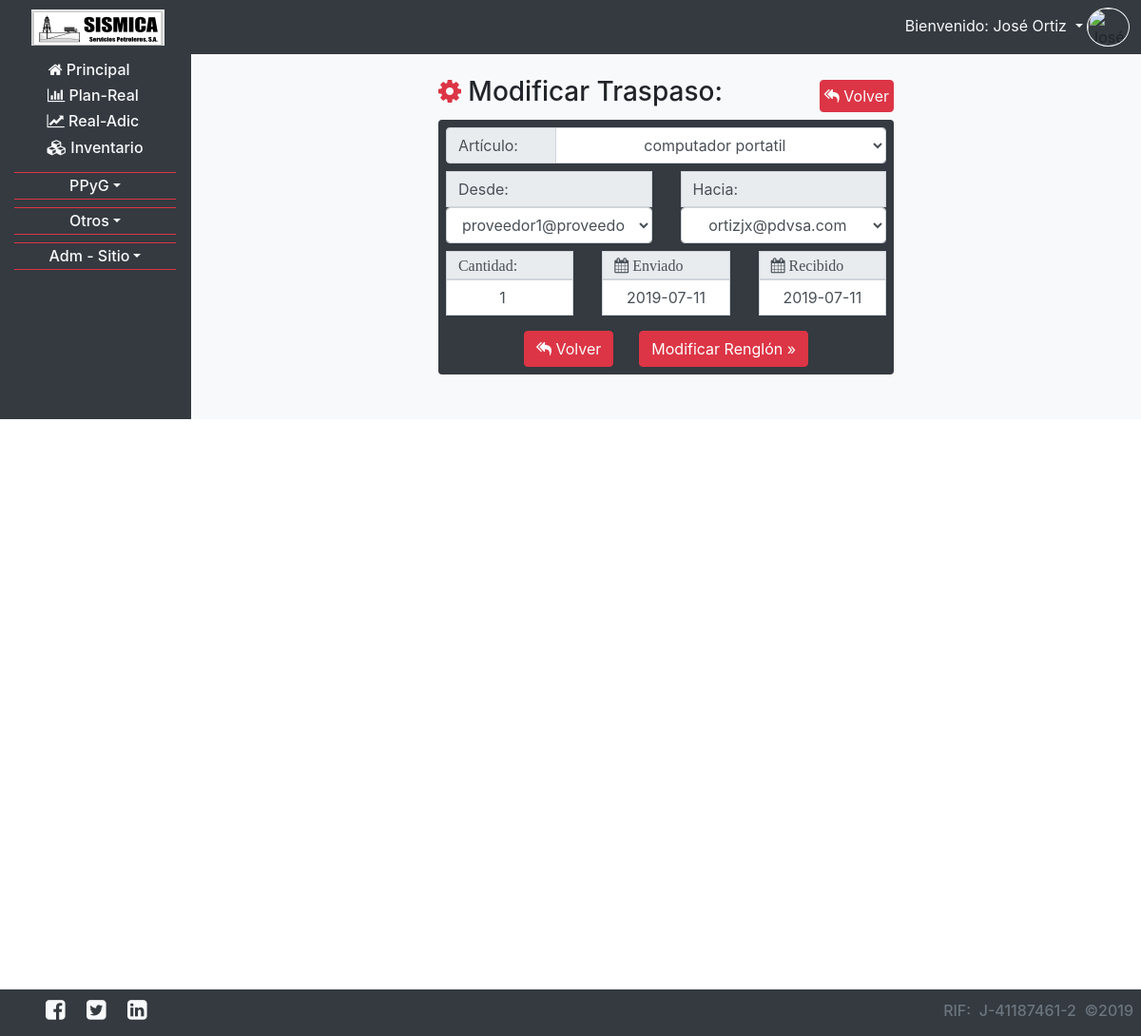
The app's page /CRUD_inv_traspasos.php?NA_Accion=actualizar&NA_Id=1 (signed in) with its own data.
### tables this page shows
CREATE TABLE `usuarios` (
  `ID` int(11) NOT NULL,
  `CEDULA` varchar(20) NOT NULL,
  `CORREO` varchar(200) NOT NULL,
  `CONTRASENA` varchar(200) NOT NULL,
  `NOMBRE` varchar(200) NOT NULL,
  `APELLIDO` varchar(200) NOT NULL,
  `CARGO` varchar(200) NOT NULL,
  `OFICINA` varchar(200) NOT NULL,
  `TELEFONO` varchar(200) NOT NULL,
  `ACTIVO` varchar(20) NOT NULL,
  `FECHA_NACIMIENTO` date NOT NULL,
  `FECHA_INGRESO` date NOT NULL,
  `NUMERO_DE_EMPLEADO` int(11) NOT NULL,
  `CONECTADO` varchar(2) NOT NULL
);

CREATE TABLE `inv_operacion` (
  `ID` int(11) NOT NULL,
  `NOMBRE_ARTICULO` varchar(200) NOT NULL,
  `CORREO_DESDE` varchar(200) NOT NULL,
  `CORREO_HACIA` varchar(200) NOT NULL,
  `CANTIDAD` int(11) NOT NULL,
  `FECHA_ENVIO` date NOT NULL,
  `FECHA_RECIBIDO` date NOT NULL
);

### php_require/obtiene_usuario.php (called while the page is built, shortened)
<?php
$usuario_correo=$_SESSION["usuario"];
$consulta="SELECT
			`usuarios`.`CARGO` AS CARGO,
			`usuarios`.`NOMBRE` AS NOMBRE,
			`usuarios`.`APELLIDO` AS APELLIDO,
			`descripcion_de_cargos`.`TIPO_DEPARTAMENTO` AS TIPO_DEPARTAMENTO,
			`descripcion_de_cargos`.`SUPERVISADO` AS SUPERVISADO,
			`descripcion_de_cargos`.`DEPARTAMENTO` AS DEPARTAMENTO
			FROM `descripcion_de_cargos` INNER JOIN `usuarios` ON
			`descripcion_de_cargos`.`CARGO`=`usuarios`.`CARGO`
			WHERE `usuarios`.`CORREO`='$usuario_correo'";
$resultado=mysqli_query($conexion,$consulta);
while(($fila=mysqli_fetch_array($resultado))==true){
	$usuario_nombre=$fila["NOMBRE"] . " " . $fila["APELLIDO"];
}
?>

### CRUD_inv_traspasos.php (the view, shortened to what this page needs)
<?php
	require ("php_require/conexion.php");
	require("php_require/obtiene_usuario.php");
	$consulta="SELECT * FROM `inv_operacion`";
	$resultados=mysqli_query($conexion,$consulta);
?>
<!doctype html>
<html>
<head>
	<?php require("php_require/head.php"); ?>
</head>
<body>
	<?php require("php_require/nav_usuarios.php") ?>
	<section class="container-fluid px-5 mt-2 mb-5">
		<?php
		if(isset($_GET["NA_Accion"])){
			if($_GET["NA_Accion"]=="insertar"){
		?>
			<div class="col-md-10 col-lg-7 mx-auto">
				<div class="row mt-4 align-items-center">
					<div class="col-md-9 mb-1">
						<h3 class="text-center text-md-left" title="Insertar nueva Transferencia de Material al Sistema de Inventario"><span class="text-danger fa fa-cog fa-spin "></span> Insertar Traspaso:</h3>
					</div>
					<div class="col-md-3 text-center text-md-right mb-1">
						<a href="CRUD_inv_traspasos.php" class="btn btn-danger text-light p-1"><span class="fa fa-reply-all"></span> Volver</a>
					</div>
				</div>
				<form action="CRUD_inv_traspasos.php" method="post" class="text-center bg-dark p-2 rounded">
					<input type="hidden" name="CRUD" id="CRUD" value="C">
					<div class="input-group">
						<div class="input-group-prepend mb-2 w-25">
							<span class="input-group-text w-100">Artículo:</span>
						</div>
						<select name="nombre_articulo" id="nombre_articulo" class="form-control mb-2 text-center" required title="Elija un Artículo" autocomplete="off">
							<option></option>
							<?php
								$consulta_i="SELECT `NOMBRE_ART` FROM `inv_articulos` GROUP BY `NOMBRE_ART` ORDER BY `NOMBRE_ART`";
								$resultados_i=mysqli_query($conexion,$consulta_i);
								$i=0;
								while(($fila_i=mysqli_fetch_array( $resultados_i))==true){
									$datos_i=$fila_i['NOMBRE_ART'];
									echo "<option>$datos_i</option>";
									$i=$i+1;
								}
							?>
						</select>
					</div>
					<div class="row">
						<div class="col-6">
							<span class="input-group-text w-100 rounded-0">Desde:</span>
							<select name="correo_desde" id="correo_desde" class="form-control mb-2 text-center rounded-0" required title="Elija un Correo de Usuario, Cliente o Proveedor que entrega" autocomplete="off">
								<option></option>
								<?php
									$consulta_i="SELECT `CORREO`, `NOMBRE`, `APELLIDO` FROM `usuarios` GROUP BY `CORREO`, `NOMBRE`, `APELLIDO` ORDER BY `NOMBRE`, `APELLIDO`, `CORREO`";
									$resultados_i=mysqli_query($conexion,$consulta_i);
									$i=0;
									while(($fila_i=mysqli_fetch_array( $resultados_i))==true){
										$datos_ii[$i]['NOMBRE']=$fila_i['NOMBRE'];
										$datos_ii[$i]['APELLIDO']=$fila_i['APELLIDO'];
										$datos_ii[$i]['CORREO']=$fila_i['CORREO'];
										echo "<option value='" . $datos_ii[$i]['CORREO'] . "'>" . $datos_ii[$i]['NOMBRE'] . " " . $datos_ii[$i]['APELLIDO'] . "</option>";
										$i=$i+1;
									}
									$consulta_i="SELECT `CORREO`, `NOMBRE_COMPLETO`, `TIPO` FROM `inv_cliente_proveedor` GROUP BY `CORREO`, `NOMBRE_COMPLETO`, `TIPO` ORDER BY `CORREO`, `NOMBRE_COMPLETO`, `TIPO`";
									$resultados_i=mysqli_query($conexion,$consulta_i);
									while(($fila_i=mysqli_fetch_array( $resultados_i))==true){
										$datos_ii[$i]['NOMBRE']=$fila_i['NOMBRE_COMPLETO'];
										$datos_ii[$i]['APELLIDO']=$fila_i['TIPO'];
										$datos_ii[$i]['CORREO']=$fila_i['CORREO'];
										echo "<option value='" . $datos_ii[$i]['CORREO'] . "'>" . $datos_ii[$i]['NOMBRE'] . " " . $datos_ii[$i]['APELLIDO'] . "</option>";
										$i=$i+1;
									}
								?>
							</select>
						</div>
						<div class="col-6">
							<span class="input-group-text w-100 rounded-0">Hacia:</span>
							<select name="correo_hacia" id="correo_hacia" class="form-control mb-2 text-center rounded-0" required title="Elija un Correo de Usuario, Cliente o Proveedor que recibe" autocomplete="off">
								<option></option>
								<?php
									$i=0;
									while(isset($datos_ii[$i]['NOMBRE'])){
										echo "<option value='" . $datos_ii[$i]['CORREO'] . "'>" . $datos_ii[$i]['NOMBRE'] . " " . $datos_ii[$i]['APELLIDO'] . "</option>";
										$i=$i+1;
									}
								?>
							</select>
						</div>
					</div>
					<div class="row">
						<div class="col-4">
							<span class="input-group-text fa w-100 text-left rounded-0">Cantidad:</span>
							<input type="number" class="form-control col mb-2 rounded-0 text-center" name="cantidad" id="cantidad" placeholder="Ctd traspasada" required autocomplete="off" title="introduzca la cantidad de unidades transferidas" min="0">
						</div>
						<div class="col-4">
							<div id="click01" class="input-group date pickers mb-2">
								<span class="input-group-text fa fa-calendar w-100 text-left rounded-0"> Enviado</span>
								<input id="datepicker01" type='text' class="form-control text-center rounded-0" name="fecha_envio" placeholder="(Y-m-d)" required autocomplete="off" title="introduzca la Fecha de Envio del artículo (Y-m-d)">
							</div>
							<script type="text/javascript">
								$('#datepicker01').click(function(){
									Calendar.setup({
										inputField     :    "datepicker01",     // id of the input field
										ifFormat       :    "%Y-%m-%d",      // format of the input field
										button         :    "click01",  // trigger for the calendar (button ID)
										align          :    "Tl",           // alignment (defaults to "Bl")
										singleClick    :    true
									});
								});
							</script>
						</div>
						<div class="col-4">
							<div id="click02" class="input-group date pickers mb-2">
								<span class="input-group-text fa fa-calendar w-100 text-left rounded-0"> Recibido</span>
								<input id="datepicker02" type='text' class="form-control text-center rounded-0" name="fecha_recibido" placeholder="(Y-m-d)" required autocomplete="off" title="introduzca la Fecha de recibido del artículo (Y-m-d)">
							</div>
							<script type="text/javascript">
								$('#datepicker02').click(function(){
									Calendar.setup({
										inputField     :    "datepicker02",     // id of the input field
										ifFormat       :    "%Y-%m-%d",      // format of the input field
										button         :    "click02",  // trigger for the calendar (button ID)
										align          :    "Tl",           // alignment (defaults to "Bl")
										singleClick    :    true
									});
								});
							</script>
						</div>
					</div>
					<div class="m-auto">
						<a href="CRUD_inv_traspasos.php" class="btn btn-danger text-light mt-2"><span class="fa fa-reply-all"></span> Volver</a>&nbsp;&nbsp;&nbsp;&nbsp;&nbsp;&nbsp;<input type="submit" value="Insertar Nuevo Renglón &raquo;" class="btn btn-danger mt-2">
					</div>
				</form>
				<br><br><br><br><br><br>
			</div>
		<?php
			}else if($_GET["NA_Accion"]=="actualizar"){
				$id_a_actualizar=$_GET["NA_Id"];
				$consulta="SELECT * FROM `inv_operacion` WHERE `ID`='$id_a_actualizar'";
				$resultados=mysqli_query($conexion,$consulta);
				while(($fila=mysqli_fetch_array($resultados))==true){
					$datos_a_actualizar['ID']=$fila['ID'];
					$datos_a_actualizar['NOMBRE_ARTICULO']=$fila['NOMBRE_ARTICULO'];
					$datos_a_actualizar['CORREO_DESDE']=$fila['CORREO_DESDE'];
					$datos_a_actualizar['CORREO_HACIA']=$fila['CORREO_HACIA'];
					$datos_a_actualizar['CANTIDAD']=$fila['CANTIDAD'];
					$datos_a_actualizar['FECHA_ENVIO']=$fila['FECHA_ENVIO'];
					$datos_a_actualizar['FECHA_RECIBIDO']=$fila['FECHA_RECIBIDO'];
				}
		?>
			<div class="col-md-10 col-lg-7 mx-auto">
				<div class="row mt-4 align-items-center">
					<div class="col-md-9 mb-1">
						<h3 class="text-center text-md-left" title="Modificar una Transferencia de Material en el Sistema de Inventario"><span class="text-danger fa fa-cog fa-spin "></span> Modificar Traspaso:</h3>
					</div>
					<div class="col-md-3 text-center text-md-right mb-1">
						<a href="CRUD_inv_traspasos.php" class="btn btn-danger text-light p-1"><span class="fa fa-reply-all"></span> Volver</a>
					</div>
				</div>
				<form action="CRUD_inv_traspasos.php" method="post" class="text-center bg-dark p-2 rounded">
					<div class="input-group">
						<div class="input-group-prepend mb-2 w-25">
							<span class="input-group-text w-100">Artículo:</span>
						</div>
						<select name="nombre_articulo" id="nombre_articulo" class="form-control mb-2 text-center" required title="Elija un Artículo" autocomplete="off">
							<option><?php echo $datos_a_actualizar['NOMBRE_ARTICULO']; ?></option>
						</select>
					</div>
					<div class="row">
						<div class="col-6">
							<span class="input-group-text w-100 rounded-0">Desde:</span>
							<select name="correo_desde" id="correo_desde" class="form-control mb-2 text-center" required title="Elija un Correo de Usuario, Cliente o Proveedor que entrega" autocomplete="off">
								<option value="<?php echo $datos_a_actualizar['CORREO_DESDE']; ?>"><?php echo $datos_a_actualizar['CORREO_DESDE']; ?></option>
							</select>
						</div>
						<div class="col-6">
							<span class="input-group-text w-100 rounded-0">Hacia:</span>
							<select name="correo_hacia" id="correo_hacia" class="form-control mb-2 text-center" required title="Elija un Correo de Usuario, Cliente o Proveedor que recibe" autocomplete="off">
								<option value="<?php echo $datos_a_actualizar['CORREO_HACIA']; ?>"><?php echo $datos_a_actualizar['CORREO_HACIA']; ?></option>
							</select>
						</div>
					</div>
					<div class="row">
						<div class="col-4">
							<span class="input-group-text fa w-100 text-left rounded-0">Cantidad:</span>
							<input type="number" class="form-control col mb-2 rounded-0 text-center" name="cantidad" id="cantidad" placeholder="Ctd traspasada" required autocomplete="off" title="introduzca la cantidad de unidades transferidas" min="0" value="<?php echo $datos_a_actualizar['CANTIDAD']; ?>">
						</div>
						<div class="col-4">
							<div id="click01" class="input-group date pickers mb-2">
								<span class="input-group-text fa fa-calendar w-100 text-left rounded-0"> Enviado</span>
								<input id="datepicker01" type='text' class="form-control text-center rounded-0" name="fecha_envio" placeholder="(Y-m-d)" required autocomplete="off" title="introduzca la Fecha de Envio del artículo (Y-m-d)" value="<?php echo $datos_a_actualizar['FECHA_ENVIO']; ?>">
							</div>
						</div>
						<div class="col-4">
							<div id="click02" class="input-group date pickers mb-2">
								<span class="input-group-text fa fa-calendar w-100 text-left rounded-0"> Recibido</span>
								<input id="datepicker02" type='text' class="form-control text-center rounded-0" name="fecha_recibido" placeholder="(Y-m-d)" required autocomplete="off" title="introduzca la Fecha de recibido del artículo (Y-m-d)" value="<?php echo $datos_a_actualizar['FECHA_RECIBIDO']; ?>">
							</div>
						</div>
					</div>
					<div class="m-auto">
						<a href="CRUD_inv_traspasos.php" class="btn btn-danger text-light mt-2"><span class="fa fa-reply-all"></span> Volver</a>&nbsp;&nbsp;&nbsp;&nbsp;&nbsp;&nbsp;<input type="submit" value="Modificar Renglón &raquo;" class="btn btn-danger mt-2">
					</div>
				</form>
				<br><br><br><br><br><br>
			</div>
		<?php
			}else{
		?>
				<META HTTP-EQUIV="Refresh" CONTENT="0; URL=CRUD_inv_traspasos.php">
		<?php
			}
		}
		?>
	</section>
	<?php require("php_require/footer2.php"); ?>
</body>
</html>

### php_require/nav_usuarios.php (shortened to what this page needs)
<nav class="navbar navbar-expand-md navbar-dark bg-dark fixed-top py-0 pl-1 pr-2 my-0">
	<a class="navbar-text" style="width: 150px; margin-left: 2%;" href="zona_principal.php">
		<div id="amazingslider-wrapper-1" style="max-width:140px; height:38px; margin:0px auto 0px; border:#000 0px solid; overflow:hidden; background-color:transparent">
			<div id="amazingslider-1" style="margin:0 auto;">
			</div>
		</div>
	</a>
	<div class="collapse navbar-collapse" id="navbarsExample04">
		<ul class="navbar-nav ml-auto mr-1 py-2">
			<li class="nav-item dropdown">
				<a class="dropdown-toggle text-light" href="" id="dropdown05" data-toggle="dropdown" aria-haspopup="true" aria-expanded="false" title="Mostrar opciones de usuario">
					<?php echo "Bienvenido: $usuario_nombre"; ?></span>
				</a>
				<div class="d-none d-md-inline">
					<img src="fotos_del_personal/<?php echo $usuario_correo; ?>.png" class="imgFit border border-light rounded-circle" style="height: 41px; width: 45px;" title="<?php echo $usuario_nombre; ?>">
				</div>
			</li>
		</ul>
	</div>
</nav>
<section class="container-fluid pt-2 mt-5 mb-5 bg-dark">
	<div class="row">
		<aside class="col-0 col-md-2 d-none d-md-inline-block bg-dark pre-scrollable">
			<?php require("php_require/menu_lateral.php") ?>
		</aside>
		<div class="col-12 col-md-10 border-left border-dark bg-light pre-scrollable">

### records on screen
usuarios: usuario_nombre "José Ortiz"
inv_operacion: nombre_articulo "computador portatil", correo_desde "proveedor1@proveedor.com", correo_hacia "ortizjx@pdvsa.com", cantidad "1", fecha_envio "2019-07-11", fecha_recibido "2019-07-11"

### other values on screen
$departamentos_i[0] "PPyG"
$fila['DESCRIPCION'] "J-41187461-2"
